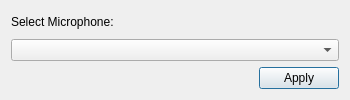
<?xml version="1.0" encoding="UTF-8"?>
<ui version="4.0">
 <class>MicSettingsWindow</class>
 <widget class="QDialog" name="MicSettingsWindow">
  <property name="geometry">
   <rect>
    <x>0</x>
    <y>0</y>
    <width>350</width>
    <height>100</height>
   </rect>
  </property>
  <property name="windowTitle">
   <string>Microphone Settings</string>
  </property>
  <layout class="QGridLayout" name="gridLayout">
   <item row="1" column="0">
    <widget class="QLabel" name="labelMicrophone">
     <property name="text">
      <string>Select Microphone:</string>
     </property>
    </widget>
   </item>
   <item row="4" column="0">
    <widget class="QDialogButtonBox" name="buttonBox">
     <property name="orientation">
      <enum>Qt::Horizontal</enum>
     </property>
     <property name="standardButtons">
      <set>QDialogButtonBox::Apply</set>
     </property>
    </widget>
   </item>
   <item row="2" column="0">
    <widget class="QComboBox" name="comboBoxMicrophone"/>
   </item>
  </layout>
 </widget>
 <resources/>
 <connections>
  <connection>
   <sender>buttonBox</sender>
   <signal>accepted()</signal>
   <receiver>MicSettingsWindow</receiver>
   <slot>accept()</slot>
   <hints>
    <hint type="sourcelabel">
     <x>248</x>
     <y>254</y>
    </hint>
    <hint type="destinationlabel">
     <x>157</x>
     <y>274</y>
    </hint>
   </hints>
  </connection>
  <connection>
   <sender>buttonBox</sender>
   <signal>rejected()</signal>
   <receiver>MicSettingsWindow</receiver>
   <slot>reject()</slot>
   <hints>
    <hint type="sourcelabel">
     <x>316</x>
     <y>260</y>
    </hint>
    <hint type="destinationlabel">
     <x>286</x>
     <y>274</y>
    </hint>
   </hints>
  </connection>
 </connections>
</ui>
